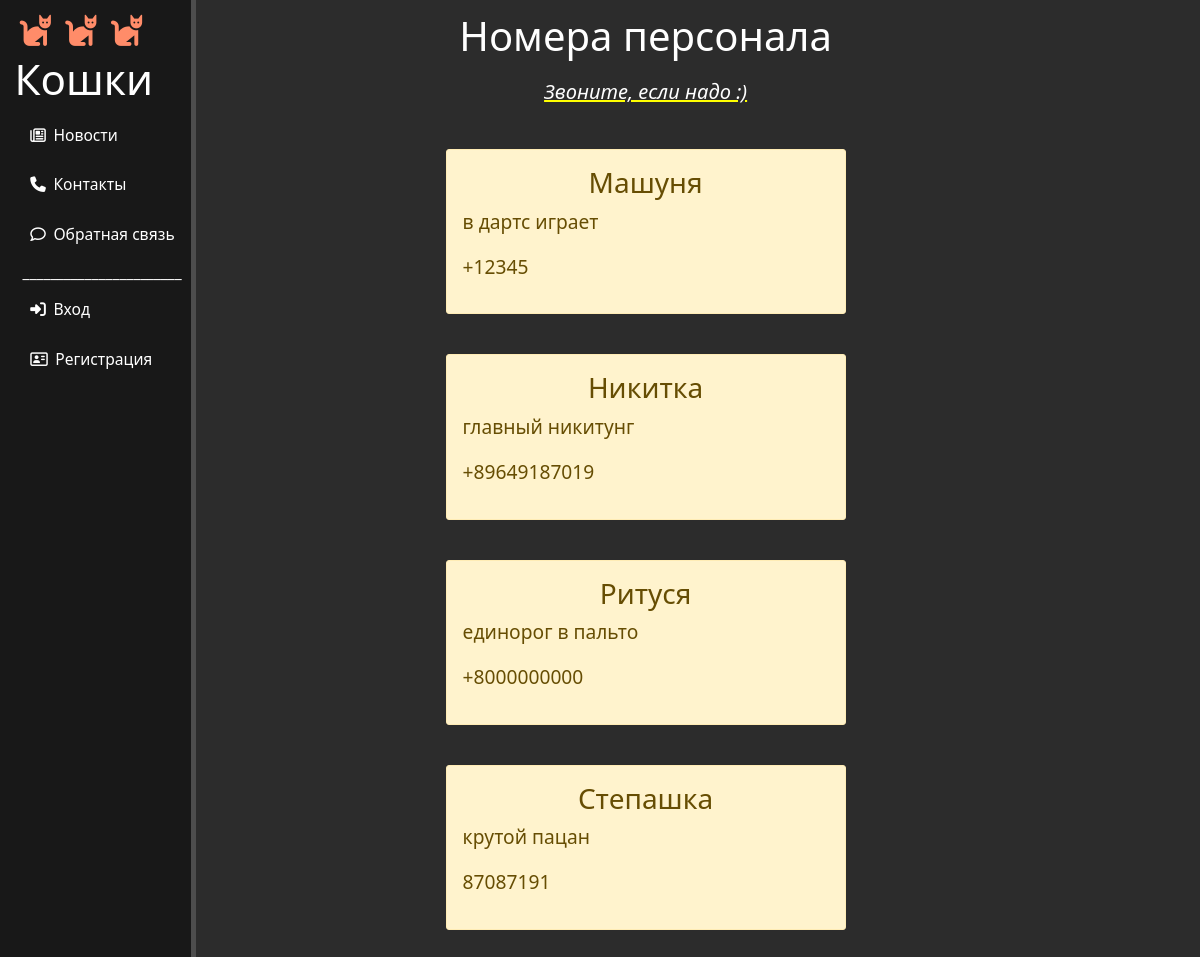
The app's page /contacts, older data.
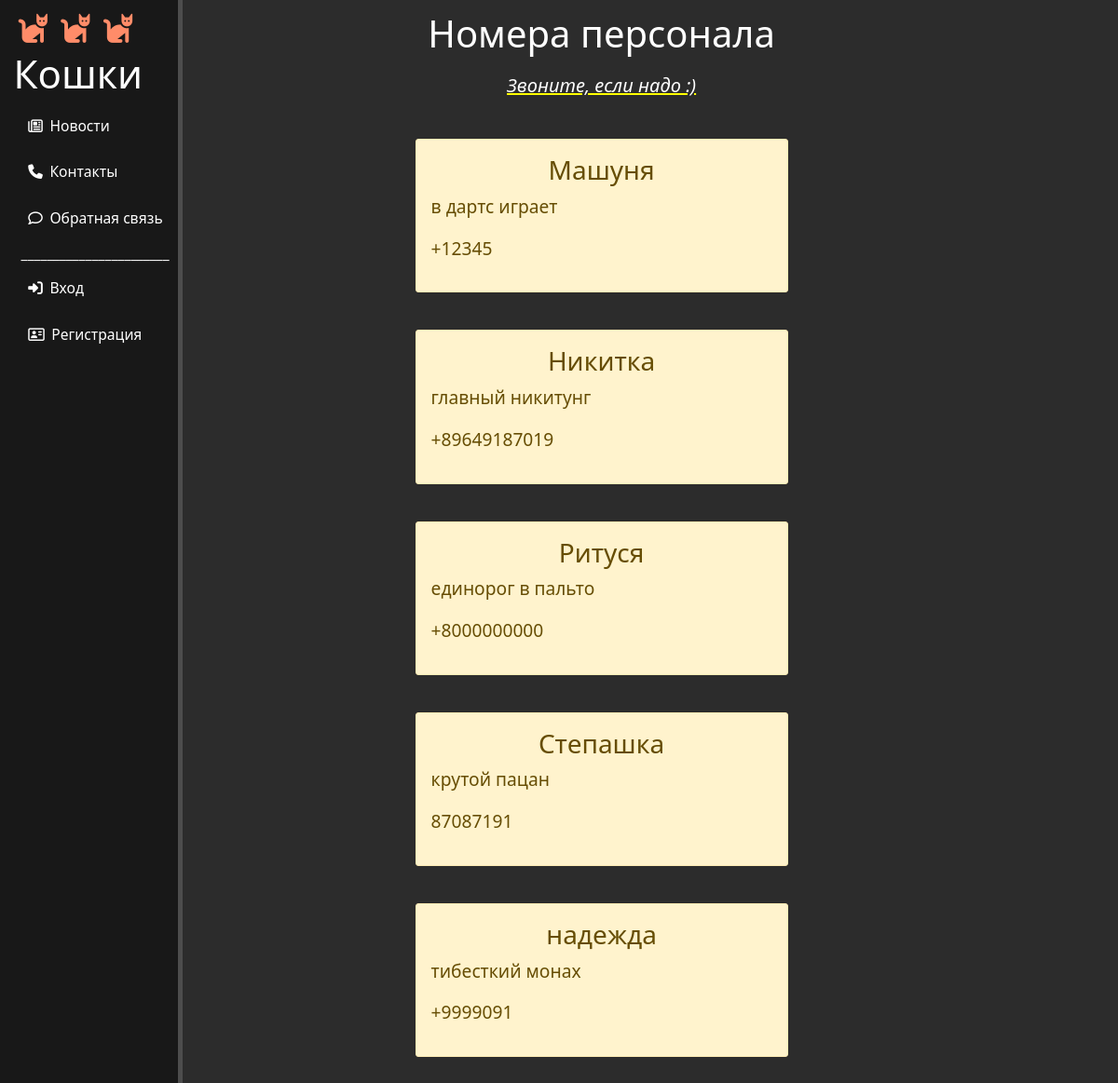
The same page, newer data.
### main/models.py (models this page shows, shortened)
class Contacts(models.Model):
    title = models.CharField('Имя сотрудника', max_length=69)
    description = models.TextField('Краткое описание', max_length=100)
    phone_number = models.CharField('Номер телефона', max_length=20)
    password = models.CharField('Код', max_length=100, default='')
    is_published = models.BooleanField('Опубликовано', default=True)
    class Meta:
        verbose_name = 'Сотрудник'
        verbose_name_plural = 'Сотрудники'
        ordering = ['title']

### main/views.py (the view)
# urls.py: path('contacts', views.ContactsList.as_view(), name='contacts'),
class ContactsList(ListView):
    model = Contacts
    template_name = 'main/contacts.html'
    context_object_name = 'contacts'
    def get_queryset(self):
        return Contacts.objects.all()
    def get_context_data(self, *, object_list=None, **kwargs):
        context = super().get_context_data(**kwargs)
        context['title'] = 'Контакты персонала'
        return context

### main/templates/main/contacts.html (shortened to what this page needs)
{% extends 'main/layout.html' %}
{% block content %}
    <h1 class="features">Номера персонала</h1>
    <h5 class="features" style="text-decoration: underline solid yellow"><i>Звоните, если надо :)</i></h5>
    {% if contacts %}
    <div class="phone-numbers">
        {% for el in contacts %}
           <div class="alert alert-warning">
                <h3>{{ el.title }}</h3>
                <p>{{ el.description }}</p>
                <p>{{ el.phone_number }}</p>
           </div>
        {% endfor %}
    {% else %}
        <p>Все сотрудники уволились:(</p>
    {% endif %}
    </div>
{% endblock %}

### main/templates/main/layout.html (shortened to what this page needs)
{% load static %}
<!doctype html>
<html lang="en">
<head>
    <link rel="stylesheet" href="https://cdn.jsdelivr.net/npm/bootstrap@5.2.3/dist/css/bootstrap.min.css">
    <link rel="stylesheet" href="{% static 'main/css/main.css' %}">
</head>
<body>
    <aside>
    <i class="fa-solid fa-cat fa-2xl"></i>
    <i class="fa-solid fa-cat fa-2xl"></i>
    <i class="fa-solid fa-cat fa-2xl"></i>
    <span class="logo">Кошки</span>
    <ul>
        <li><a href="{% url 'news_home' %}"><i class="fa-regular fa-newspaper"></i>Новости</a></li>
        <li><a href="{% url 'contacts' %}"><i class="fa-solid fa-phone"></i>Контакты</a></li>
        <li><a href="{% url 'feedback' %}"><i class="fa-regular fa-comment"></i>Обратная связь</a></li>
        {% if not request.user.is_authenticated %}
            <li><a href="" class="disabled">_______________________</a></li>
            <li class="login"><a href="{% url 'login' %}"><i class="fa-solid fa-right-to-bracket"></i>Вход</a></li>
            <li class="login"><a href="{% url 'register' %}"><i class="fa-regular fa-address-card"></i>Регистрация</a></li>
        {% endif %}
    </ul>
    </aside>
    <main>
        {% block content %}
        {% endblock %}
    </main>
</body>
</html>

### main/static/main/css/main.css (style rules this page uses)
body { background: #2c2c2c; }
aside { float: left; background: #181818; width: 16.3vw; padding: 1.2vw; height: 200vh; color: #fff; border-right: 5px solid #4d4d4d; font-size: 1.3vw; }
aside a { color: white; text-decoration: none; }
aside ul { width: 100%: }
aside ul li { list-style: none; padding: 1% 0%; transition: transform .4s ease; width: 100%; }
aside ul i { padding: 10% 5%; }
aside > i { padding: 10% 2%; color: #ff8c69; }
aside ul { padding-left: 5%; }
.logo { font-size: 2.7em; padding-top: 4%; padding-bottom: 6%; }
main .features { float: left; color: white; margin-top: 1vw; text-align: center; width: 75%; }
main .phone-numbers { float: left; color: white; text-align: center; margin-top: 2.1vw; width: 75%; font-size: 1.2em; }
.alert-warning { border-radius: 3px; clear: both; width: 400px; margin: 40px auto; margin-top: 0px; text-align: justify; }
.alert-warning h3 { text-align: center }
.disabled { pointer-events: none; cursor: default; }

Row changes from the older to the newer data that the page shows:
added Contacts: title "надежда", description "тибесткий монах", phone_number "+9999091"
